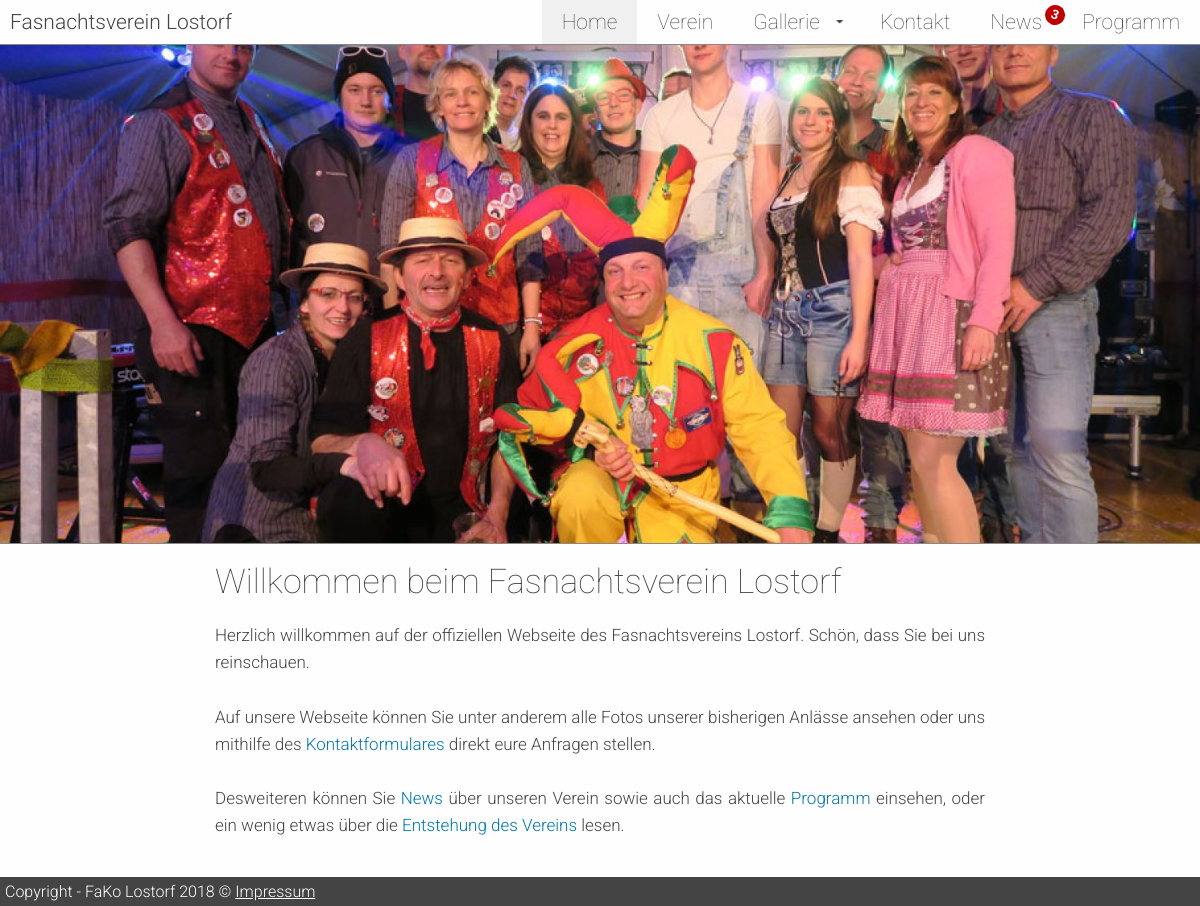
Before: / with the older database file.
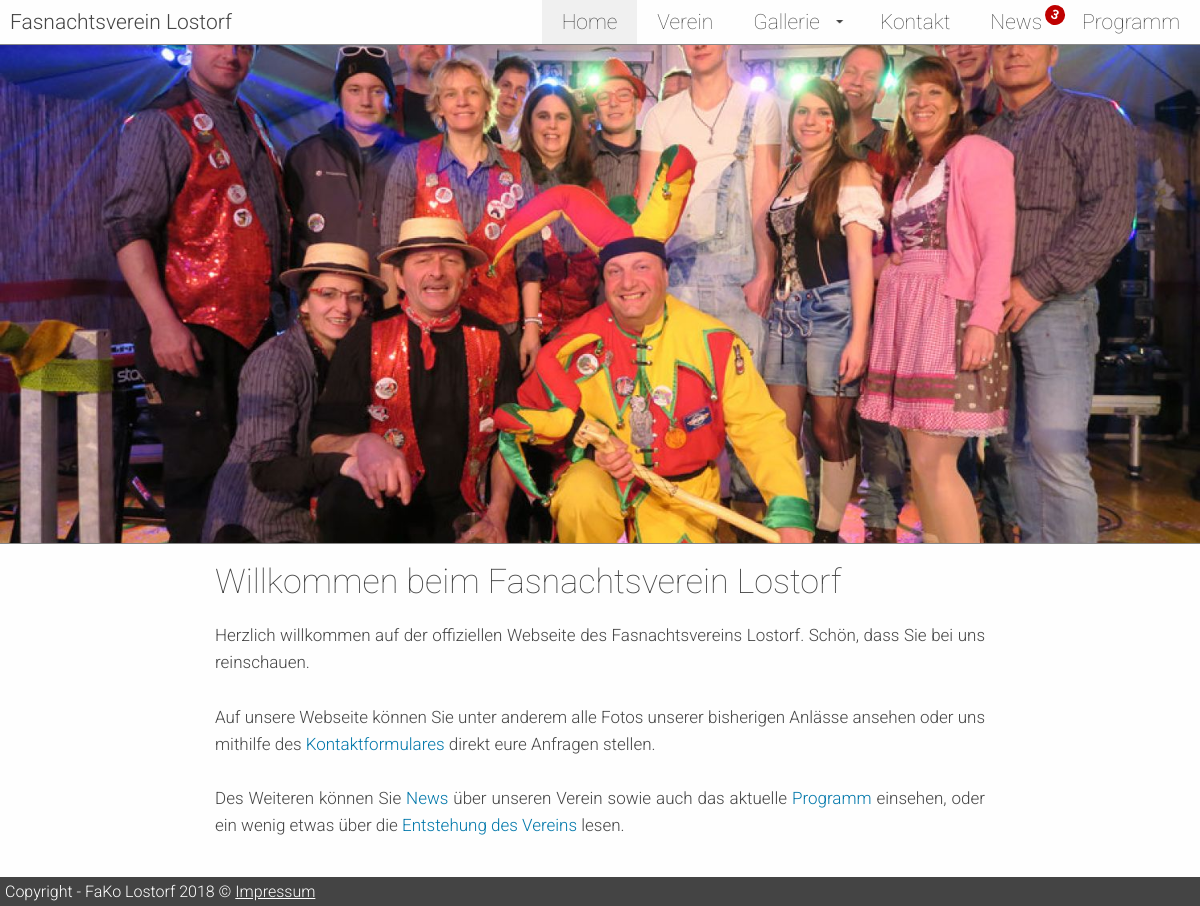
After: the same page with the newer database file.
### tables this page shows
CREATE TABLE `cms_article` (
  `article_id` int(11) NOT NULL,
  `navigation_fk` int(11) NOT NULL,
  `sort` int(11) NOT NULL,
  `is_active` tinyint(4) NOT NULL,
  `is_deleted` tinyint(4) NOT NULL,
  `timestamp` timestamp NOT NULL DEFAULT CURRENT_TIMESTAMP
);

CREATE TABLE `cms_article_content` (
  `article_content_id` int(11) NOT NULL,
  `article_fk` int(11) NOT NULL,
  `lang_fk` int(11) NOT NULL,
  `article_title` varchar(100) NOT NULL,
  `text` text NOT NULL,
  `timestamp` timestamp NOT NULL DEFAULT CURRENT_TIMESTAMP
);

### core/coreModuleHandler.php (called while the page is built, shortened)
<?php
	class coreModuleHandler{
		public function loadAllModules(){
			$this->modules = array();
			$modules = scandir("plugins");
			foreach ($modules as $module){
				if($module != "." && $module != ".."){
					$tmp2 = scandir("plugins/".$module);
					foreach($tmp2 as $doc){
						if($doc != ".." && $doc != "."){
							$mdl = explode("_",$doc);
							$mdl = $mdl[1];
							$mdl = explode(".",$mdl);
							$mdl = $mdl[0];
						}
					}
					$tmp = new $tmpClass($this->db);
					$tmp->configure();
					$this->modules["plugin_".$mdl] = $tmp;
				}
			}
		}
		public function get($module){
			if(isset($this->modules[$module])){
				return $this->modules[$module];
			}else{
				return false;
			}
		}
	}
?>

### core/plugin.php (called while the page is built, shortened)
<?php
	class plugin{
		public function __construct(){
			$this->db = $GLOBALS['db'];
		}
	}
?>

### plugins/1navigation/plugin_navigation.php (called while the page is built, shortened)
<?php
	class plugin_navigation extends plugin{
		public function getContactForm(){
			$ret = ob_get_contents();
			return $ret;
		}
		public function getNavigation($navigation_fk = 0){
			$return = array();
			$stmt = $this->db->prepare("SELECT n.navigation_id, nt.title, n.is_active, n.is_invisible, nt.link FROM cms_navigation AS n LEFT JOIN cms_navigation_title AS nt ON n.navigation_id = nt.navigation_fk WHERE n.navigation_fk = ? AND is_deleted = 0 AND nt.lang_fk = ? ORDER BY sort ASC");
			$stmt->bind_param("ii", $navigation_fk, $_SESSION["lang"][0]);
			$stmt->execute();
			$stmt->bind_result($navigation_id, $title, $is_active, $is_invisible, $link);
			while($stmt->fetch()){
				$tmp["id"] = $navigation_id;
				$tmp["title"] = $title;
				$tmp["is_active"] = $is_active;
				$tmp["is_invisible"] = $is_invisible;
				$tmp["link"] = $link;
				$return[] = $tmp;
				unset($tmp);
			}
			return $return;
		}
		public function getContent($navigation_id, $getInvisible = true){
			$return = array();
			$stmt = $this->db->prepare("SELECT a.article_id, a.is_active, ac.article_title, ac.text, ac.article_content_id, ac.timestamp FROM cms_article AS a LEFT JOIN cms_article_content AS ac ON a.article_id = ac.article_fk WHERE is_deleted = 0 AND a.navigation_fk = ? AND ac.lang_fk = ? ORDER BY a.sort ASC");
			$stmt->bind_param("ii", $navigation_id, $_SESSION["lang"][0]);
			$stmt->execute();
			$stmt->store_result();
			$stmt->bind_result($article_id, $is_active, $article_title, $text, $article_content_id, $timestamp);
			while($stmt->fetch()){
				$tmp["id"] = $article_id;
				$tmp["title"] = $article_title;
				$tmp["content"] = str_replace("../media", "/media", $text);
				$tmp["timestamp"] = $timestamp;
				$tmp["is_active"] = $is_active;
				$tmp["images"] = array();
				$stmt2 = $this->db->prepare("SELECT image, lang_fk FROM cms_article_content_image WHERE article_content_fk = ? AND lang_fk = ? ORDER BY sort ASC");
				$stmt2->bind_param("ii", $article_id, $_SESSION["lang"][0]);
				$stmt2->execute();
				$stmt2->store_result();
				$stmt2->bind_result($image, $lang_fk);
				while($stmt2->fetch()){
					$tmp["images"][] = "media/navigation/".$article_id."/".$_SESSION["lang"][1]."/".$image;
				}
				$return[] = $tmp;
				unset($tmp);
			}
			return $return;
		}
		public function getMeta($navigation_id, $field){
			if($field != "image"){
				$stmt = $this->db->prepare("SELECT nt.title, nt.description, nt.keywords FROM cms_navigation AS n LEFT JOIN cms_navigation_title AS nt ON n.navigation_id = nt.navigation_fk WHERE n.navigation_id = ? AND is_deleted = 0 AND nt.lang_fk = ? LIMIT 1");
				$stmt->bind_param("ii", $navigation_id, $_SESSION["lang"][0]);
				$stmt->execute();
				$stmt->bind_result($title, $description, $keywords);
				$stmt->store_result();
				$stmt->fetch();
				if($stmt->num_rows == 0){
					return false;
				}else{
					switch ($field) {
						case 'title': return $title; break;
						case 'description': return $description; break;
						case 'keywords': return $keywords; break;
					}
				}
			}else{
				$actual_link = (isset($_SERVER['HTTPS']) && $_SERVER['HTTPS'] === 'on' ? "https" : "http") . "://$_SERVER[HTTP_HOST]";
				if(file_exists("media/metaimage/".$navigation_id."/".$_SESSION["lang"][1]."/share.jpg")){
					return $actual_link."/media/metaimage/".$navigation_id."/".$_SESSION["lang"][1]."/share.jpg";
				}else{
					return false;
				}
			}
		}
	}
?>

### core/coreTranslate.php (called while the page is built, shortened)
<?php
	class coreTranslate{
		public function __construct(){
			$this->db = $GLOBALS['db'];
			$this->user = $_SESSION['cms_user'];
		}
		public function init(){
			if($this->user != "" && $_GET["admin"] == 1){
				$this->user = unserialize(base64_decode($_SESSION['cms_user']));
				$lang_id = $this->user["settings"]["cms_lang"];
				$short = "";
				$stmt = $this->db->prepare("SELECT short FROM cms_lang WHERE lang_id = ?");
				$stmt->bind_param("i", $lang_id);
				$stmt->execute();
				$stmt->bind_result($lng_short);
				$stmt->fetch();
				$short = $lng_short;
				$stmt->close();
			}else{
				$lang_id = $_SESSION["lang"][0];
				$short = $_SESSION["lang"][1];
			}
			if(!file_exists("media/locale/translations.".$short)){
				$stmt = $this->db->prepare("SELECT tt.text, t.key FROM cms_translation_text as tt LEFT JOIN cms_translation AS t ON tt.translation_fk = t.translation_id WHERE tt.lang_fk = ?");
				$stmt->bind_param("i", $lang_id);
				$stmt->execute();
				$stmt->bind_result($text, $key);
			}
		}
	}
?>

### templates/web/index.php (the view, shortened to what this page needs)
<?php
	$navigation = $GLOBALS['cmh']->get("plugin_navigation");
	$navigationPoints = $navigation->getNavigation();
	$primaryId = $navigationPoints[0]["id"];
	if(isset($tertiaryId)){
		$activeId = $tertiaryId;
	}elseif(isset($secondaryId)){
		$activeId = $secondaryId;
	}else{
		$activeId = $primaryId;
	}
	$pageTitle = $navigation->getMeta($activeId, "title");
	$metaDescription = $navigation->getMeta($activeId, "description");
	$metaKeywords = str_replace(" ", "", $navigation->getMeta($activeId, "keywords"));
	if(!isset($_COOKIE["news_read"])){
		$news = $navigation->getContent(30);
	}
	$contents = $navigation->getContent($activeId);
?>
<!DOCTYPE HTML>
<html>
	<head>
	</head>
	<body>
		<header>
			<nav>
				<a class="nav-title" href="/">Fasnachtsverein Lostorf</a>
				<ul>
					<?php
						foreach ($navigationPoints as $nav) {
							if($nav["is_invisible"] != 1){
								$class = "";
								if($nav["id"] == $primaryId){
									$class = " class=\"active\"";
								}
								if($nav["link"] == "news"){
									$liId = " id='news'";
								}
								echo "<li".$class.$liId.">";
									$subnavPoints = $navigation->getNavigation($nav["id"]);
									if(count($subnavPoints) > 0){
										echo "<a class=\"hasSubnav\">".$nav["title"]."</a>";
											foreach ($subnavPoints as $snav) {
													$subSubnavPoints = $navigation->getNavigation($snav["id"]);
											}
									}else{
										if($nav["id"] == 30){
											$np = count($navigation->getContent(30));
											if($np > $_COOKIE["news_read"]){
												$diff = $np - $_COOKIE["news_read"];
												echo "<span id='unread_news'>".$diff."</span>";
											}
										}
										echo "<a href=\"/".$_SESSION["lang"][1]."/".$nav["link"]."\">".$nav["title"]."</a>";
									}
								echo "</li>";
							}
						}
					?>
				</ul>
			</nav>
			<section>
				<?php
					foreach ($contents[0]["images"] as $image) {
						echo "<article style=\"background-image: url('/".$image."');\">&nbsp;</article>";
					}
				?>
			</section>
		</header>
		<main>
			<?php
				if($primaryId != 30 && $primaryId != 24 && $primaryId != 29){
					echo "<section>";
						foreach ($contents as $content) {
							echo "<article>";
									$form = $navigation->getContactForm();
									echo str_replace("<p>{kontakt_formular}</p>", $form, $content["content"]);
							echo "</article>";
						}
					echo "</section>";
				}
			?>
		</main>
		<footer>
			<span>Copyright - FaKo Lostorf 2018 &copy;</span>
			<span><a href="/de/impressum">Impressum</a></span>
		</footer>
	</body>
</html>

### index.php (shortened to what this page needs)
<?php
	$GLOBALS["coreTranslate"]->init();
	if(isset($_GET["admin"])){
		include 'cms/index.php';
	}elseif(isset($_GET["async"])){
		include 'cms/async.php';
	}else{
		include 'templates/web/index.php';
	}
?>

### templates/web/css/styles.css (style rules this page uses)
* { margin: 0px; padding: 0px; text-decoration: none; border-collapse: collapse; font-family: 'Roboto', sans-serif; font-weight: 300; outline: none; }
body { background-color: #fefefe; color: #454545; }
header > section { height: 56.25vw; min-height: 250px; max-height: 500px; border-bottom: 1px solid #888; border-top: 1px solid #888; }
header > section article { width: 100%; height: 100%; background-position: center; background-size: cover; }
header nav { text-align: right; }
header nav ul { display: inline-block; vertical-align: top; }
header nav ul li { display: inline-block; vertical-align: top; }
li#news { position: relative; }
span#unread_news { background-color: #bf0000; color: #FFF; border-radius: 30px; width: 20px; height: 20px; display: block; position: absolute; top: 5px; right: -3px; line-height: 20px; font-weight: bold; transform: rotate(20deg); text-align: center; font-size: 13px; }
header nav ul li a.hasSubnav { cursor: pointer; background-image: url(/templates/web/img/arrow_down.png); background-position: calc(100% - 10px) center; background-repeat: no-repeat; background-size: 20px; padding-right: 40px; }
header nav ul li a { color: inherit; display: block; padding: 10px 20px; transition: background-color .2s ease-out; font-size: 21px; font-weight: 100; }
header nav ul li a:hover, header nav ul li.active > a { background-color: #f0f0f0; }
header nav a.nav-title { font-size: 21px; font-weight: 300; color: inherit; padding: 10px; display: block; position: absolute; left: 0px; top: 0px; }
main { max-width: 770px; padding: 10px 15px; width: calc(100% - 40px); margin: 0px auto; line-height: 1.6; }
main p { text-align: justify; }
main a { color: #0077aa; }
main h1 { font-weight: 100; font-size: 34px; }
main p { margin-top: 0.8em; margin-bottom: 1.6em; font-size: 17px; }
footer { background-color: #444; color: #FFF; padding: 5px; width: calc(100% - 10px); }
footer a { text-decoration: underline; color: #FFF; }

Changed rows visible on the page:
changed through a linked row, cms_article: cms_article_content.text "…direkt eure Anfragen stellen. Desweiteren können Sie News über…" → "…direkt eure Anfragen stellen. Des Weiteren können Sie News über…"
